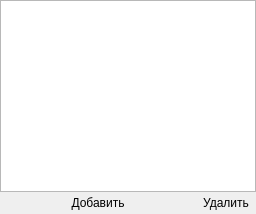
             <widget class="QWidget" name="page_Competence2">
              <layout class="QGridLayout" name="gridLayout_12">
               <property name="leftMargin">
                <number>0</number>
               </property>
               <property name="topMargin">
                <number>0</number>
               </property>
               <property name="rightMargin">
                <number>0</number>
               </property>
               <property name="bottomMargin">
                <number>0</number>
               </property>
               <property name="spacing">
                <number>0</number>
               </property>
               <item row="1" column="0">
                <widget class="QPushButton" name="pushButton_2">
                 <property name="text">
                  <string>Добавить</string>
                 </property>
                 <property name="default">
                  <bool>false</bool>
                 </property>
                 <property name="flat">
                  <bool>true</bool>
                 </property>
                </widget>
               </item>
               <item row="1" column="1">
                <widget class="QToolButton" name="toolButton_DeleteCompetence2">
                 <property name="text">
                  <string>Удалить</string>
                 </property>
                 <property name="autoRaise">
                  <bool>true</bool>
                 </property>
                </widget>
               </item>
               <item row="0" column="0" colspan="2">
                <widget class="QListWidget" name="listWidget_Competences2"/>
               </item>
              </layout>
             </widget>
